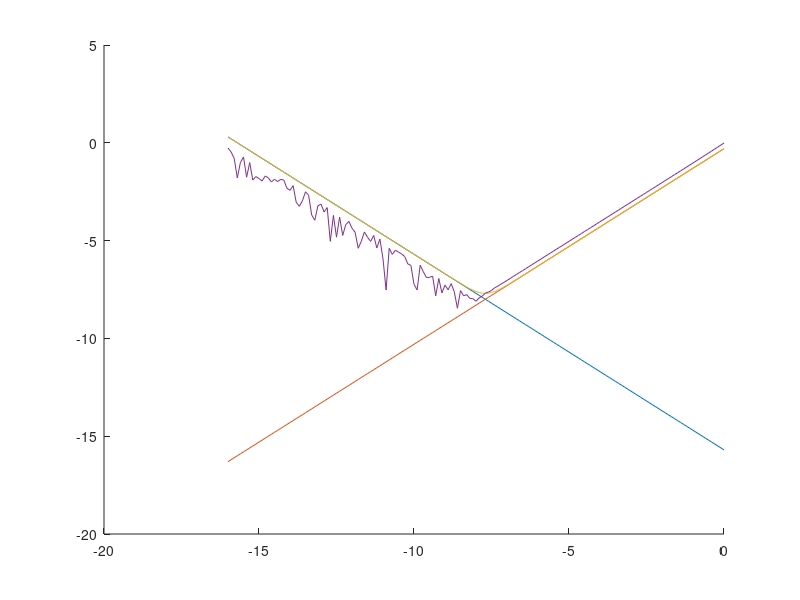

MATLAB code for this plot:

count = 0
for t = -16.0:0.1:0.0
    count = count + 1
    h(count) = 10. ^t
    sheru(count) = log10(2e-16) - t
    jieduan(count) = log10(h(count) / 2)
    total(count) = log10( h(count) / 2 + 2e-16 / h(count))
    real(count) =  log10(abs((sin(1 + h(count)) - sin(1)) / h(count) - cos(1)) + 10. ^jieduan(count))
    
end
sheru
jieduan
total
real
hold on
plot(log10(h), sheru)
plot(log10(h), jieduan)
plot(log10(h), total)
plot(log10(h), real)
